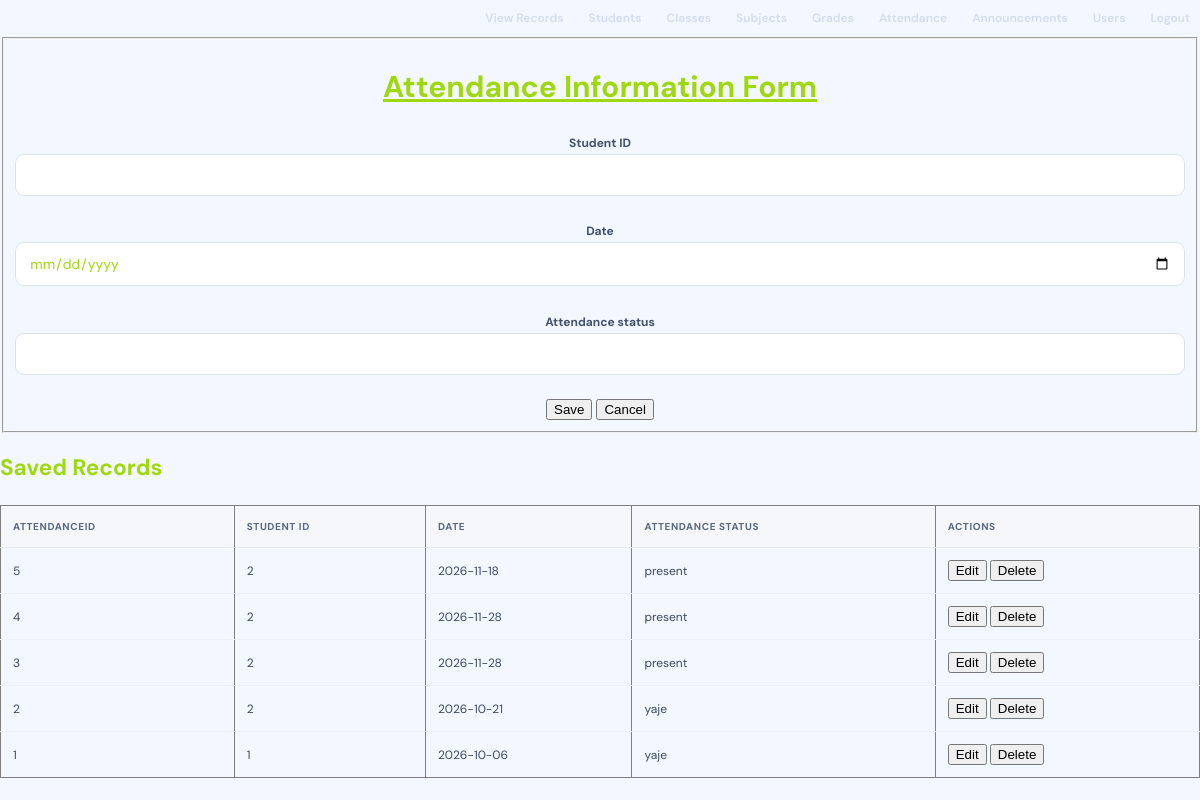
Page /attendance.php (signed in) on the committed database.
### tables this page shows
CREATE TABLE `attendance` (
  `attendanceid` int(5) NOT NULL,
  `studentid` int(5) NOT NULL,
  `date` varchar(30) NOT NULL,
  `attendancestatus` varchar(30) NOT NULL
);

### attendance.php (the view, shortened to what this page needs)
<?php
$conn = mysqli_connect("localhost", "root", "", "lol_sms");
mysqli_set_charset($conn, "utf8mb4");
$edit = null;
?>
<!DOCTYPE html>
<html lang="en">
<head>
<link rel="stylesheet" href="style.css">
</head>
<body>
<nav class="top-nav">
<a href="view.php">View Records</a>
<a href="students.php">Students</a><a href="class.php">Classes</a>
<a href="subject.php">Subjects</a><a href="grade.php">Grades</a>
<a href="attendance.php">Attendance</a><a href="annoncement.php">Announcements</a>
<a href="users.php">Users</a><a href="logout.php">Logout</a>
</nav>
<center>
<fieldset>
<h1><u>Attendance Information Form</u></h1>
<form method="post" action="attendance.php">
<label>Student ID</label>
<input type="number" name="studentid" value="<?php echo htmlspecialchars($edit["studentid"] ?? ""); ?>" required><br><br>
<label>Date</label>
<input type="date" name="date" value="<?php echo htmlspecialchars($edit["date"] ?? ""); ?>" required><br><br>
<label>Attendance status</label>
<input type="text" name="attendancestatus" value="<?php echo htmlspecialchars($edit["attendancestatus"] ?? ""); ?>" required><br><br>
<?php if ($edit) { ?>
<button type="submit" name="update">Update</button>
<a href="attendance.php">Cancel</a>
<?php } else { ?>
<button type="submit" name="save">Save</button>
<button type="reset">Cancel</button>
<?php } ?>
</form>
</fieldset>
</center>
<h2>Saved Records</h2>
<table border="1" cellpadding="8">
<tr>
<th>attendanceid</th>
<th>Student ID</th>
<th>Date</th>
<th>Attendance status</th>
<th>Actions</th>
</tr>
<?php
$result = mysqli_query($conn, "SELECT * FROM `attendance` ORDER BY `attendanceid` DESC");
while ($row = mysqli_fetch_assoc($result)) {
?>
<tr>
<td><?php echo (int)$row["attendanceid"]; ?></td>
<td><?php echo htmlspecialchars((string)$row["studentid"]); ?></td>
<td><?php echo htmlspecialchars((string)$row["date"]); ?></td>
<td><?php echo htmlspecialchars((string)$row["attendancestatus"]); ?></td>
<td>
<a href="attendance.php?edit=<?php echo (int)$row["attendanceid"]; ?>"><button>Edit</button></a>
<form method="post" action="attendance.php" style="display:inline" onsubmit="return confirm('Are you sure you want to delete this record?');">
<button type="submit" name="delete">Delete</button>
</form>
</td>
</tr>
<?php } ?>
</table>
</body>
</html>

### style.css (style rules this page uses)
:root { --ink:#a0d810;--muted:#eaeff6;--line:#e7ecf3;--paper:#f3f7ff;--white:#fff;--navy:#14213d;--blue:#4169e1;--blue2:#3154c8;--green:#16845b;--red:#c63f50;--shadow:0 12px 35px rgba(25,42,75,.07) }
* { box-sizing:border-box }
body { margin:0;background:var(--paper);color:var(--ink);font:15px 'DM Sans',Arial,sans-serif;line-height:1.55 }
.top-nav { display:flex;align-items:center;justify-content:flex-end;gap:5px;flex-wrap:wrap }
.top-nav a { color:#d4dcef;text-decoration:none;font-size:12px;font-weight:600;padding:9px 10px;border-radius:8px;transition:.2s }
label { font-size:12px;font-weight:700;color:#43516b }
input,select,textarea { width:100%;border:1px solid #dce3ed;border-radius:9px;padding:11px 13px;font:14px 'DM Sans',sans-serif;color:var(--ink);background:#fff;outline:none;transition:border .2s,box-shadow .2s }
table { width:100%;border-collapse:collapse;white-space:nowrap;font-size:12px }
th { text-align:left;background:#f5f7fb;color:#596780;font-size:10px;text-transform:uppercase;letter-spacing:.6px;padding:13px 12px;border-bottom:1px solid var(--line) }
td { padding:12px;border-bottom:1px solid #edf0f5;color:#3c4960 }
tbody tr:last-child td { border-bottom:0 }
.top-nav a { color:#d4dcef; text-decoration:none; font-size:12px; font-weight:600; padding:9px 10px; border-radius:8px; transition:.2s }

### rows in the picture
attendance: attendanceid "5", studentid "2", date "2026-11-18", attendancestatus "present"
attendance: attendanceid "4", studentid "2", date "2026-11-28", attendancestatus "present"
attendance: attendanceid "3", studentid "2", date "2026-11-28", attendancestatus "present"
attendance: attendanceid "2", studentid "2", date "2026-10-21", attendancestatus "yaje"
attendance: attendanceid "1", studentid "1", date "2026-10-06", attendancestatus "yaje"
